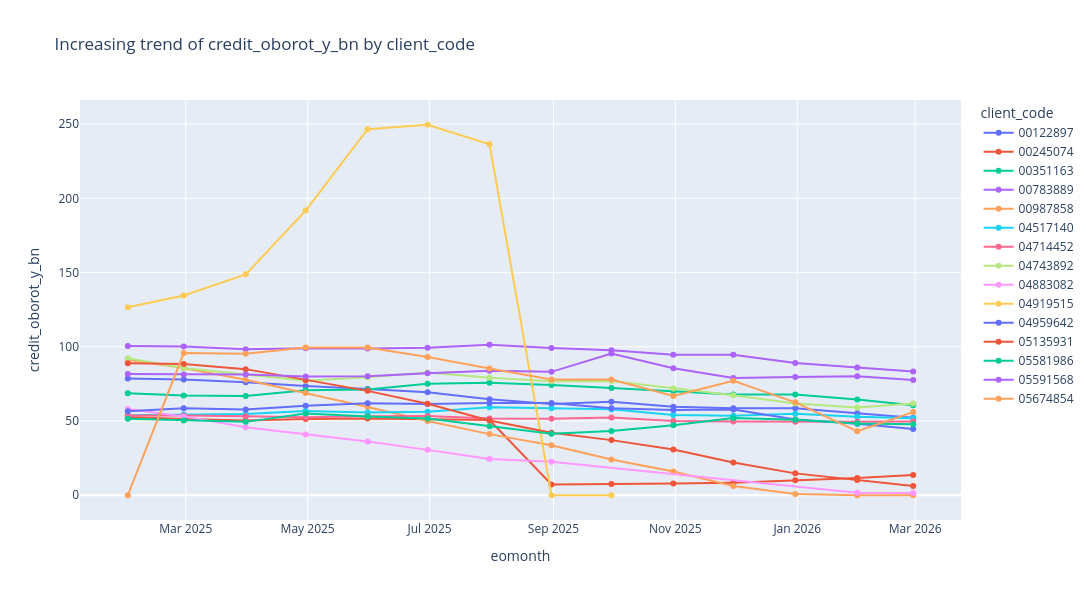

This figure's notebook cell:
### Markdown cell above
# кредитный оборот падает

### Code cell
# sort for clean plotting
plot_df = df_jul.sort_values(['client_code', 'eomonth']).copy()
#plot_df = plot_df[plot_df['eomonth'] <= '2026-02-28'].copy()

# keep only client_code with credit_oborot_y_bn > 50 in at least one eomonth
valid_clients = (
    plot_df.groupby('client_code')['credit_oborot_y_bn']
    .apply(lambda s: (s > 50).any())
)

valid_clients = valid_clients[valid_clients].index

plot_df = plot_df[plot_df['client_code'].isin(valid_clients)]

# find client_code with decreasing trend
deccreasing_clients = []

for client_code, group in plot_df.groupby('client_code'):
    group = group.sort_values('eomonth')
    y = group['credit_oborot_y_bn'].fillna(0).values
    
    # need at least 2 points to calculate a slope
    if len(y) >= 2:
        x = np.arange(len(y))
        slope = np.polyfit(x, y, 1)[0]
        if slope < 0:
            deccreasing_clients.append(client_code)

# keep only increasing-trend clients
plot_df = plot_df[plot_df['client_code'].isin(deccreasing_clients)].copy()

# make sure date column is datetime
plot_df['eomonth'] = pd.to_datetime(plot_df['eomonth'])

# interactive plot
fig = px.line(
    plot_df,
    x='eomonth',
    y='credit_oborot_y_bn',
    color='client_code',
    markers=True,
    title='Increasing trend of credit_oborot_y_bn by client_code',
    hover_data={
        'client_code': True,
        'eomonth': True,
        'credit_oborot_y_bn': ':.2f'
    }
)

fig.update_layout(
    xaxis_title='eomonth',
    yaxis_title='credit_oborot_y_bn',
    hovermode='closest',
    width=1100,
    height=600
)

fig.show()

### Figure 1 — Plotly figure (JSON) as saved in the notebook; plotly's stock layout.template omitted (floating-point values rounded to 4 significant figures)
{"data": [{"customdata": [["00122897"], ["00122897"], ["00122897"], ["00122897"], ["00122897"], ["00122897"], ["00122897"], ["00122897"], ["00122897"], ["00122897"], ["00122897"], ["00122897"], ["00122897"], ["00122897"]], "hovertemplate": "client_code=%{customdata[0]}<br>eomonth=%{x}<br>credit_oborot_y_bn=%{y:.2f}<extra></extra>", "legendgroup": "00122897", "line": {"color": "#636efa", "dash": "solid"}, "marker": {"symbol": "circle"}, "mode": "lines+markers", "name": "00122897", "orientation": "v", "showlegend": true, "type": "scatter", "x": ["2025-01-31T00:00:00.000000", "2025-02-28T00:00:00.000000", "2025-03-31T00:00:00.000000", "2025-04-30T00:00:00.000000", "2025-05-31T00:00:00.000000", "2025-06-30T00:00:00.000000", "2025-07-31T00:00:00.000000", "2025-08-31T00:00:00.000000", "2025-09-30T00:00:00.000000", "2025-10-31T00:00:00.000000", "2025-11-30T00:00:00.000000", "2025-12-31T00:00:00.000000", "2026-01-31T00:00:00.000000", "2026-02-28T00:00:00.000000"], "xaxis": "x", "y": [78.68, 77.98, 76.04, 73.56, 71.52, 69.41, 64.69, 61.43, 62.96, 59.59, 58.63, 58.56, 55.18, 52.27], "yaxis": "y"}, {"customdata": [["00245074"], ["00245074"], ["00245074"], ["00245074"], ["00245074"], ["00245074"], ["00245074"], ["00245074"], ["00245074"], ["00245074"], ["00245074"], ["00245074"], ["00245074"], ["00245074"]], "hovertemplate": "client_code=%{customdata[0]}<br>eomonth=%{x}<br>credit_oborot_y_bn=%{y:.2f}<extra></extra>", "legendgroup": "00245074", "line": {"color": "#EF553B", "dash": "solid"}, "marker": {"symbol": "circle"}, "mode": "lines+markers", "name": "00245074", "orientation": "v", "showlegend": true, "type": "scatter", "x": ["2025-01-31T00:00:00.000000", "2025-02-28T00:00:00.000000", "2025-03-31T00:00:00.000000", "2025-04-30T00:00:00.000000", "2025-05-31T00:00:00.000000", "2025-06-30T00:00:00.000000", "2025-07-31T00:00:00.000000", "2025-08-31T00:00:00.000000", "2025-09-30T00:00:00.000000", "2025-10-31T00:00:00.000000", "2025-11-30T00:00:00.000000", "2025-12-31T00:00:00.000000", "2026-01-31T00:00:00.000000", "2026-02-28T00:00:00.000000"], "xaxis": "x", "y": [52.79, 51.33, 50.37, 51.36, 51.73, 50.97, 50.64, 7.27, 7.5, 7.86, 8.5, 10.16, 11.54, 13.58], "yaxis": "y"}, {"customdata": [["00351163"], ["00351163"], ["00351163"], ["00351163"], ["00351163"], ["00351163"], ["00351163"], ["00351163"], ["00351163"], ["00351163"], ["00351163"], ["00351163"], ["00351163"], ["00351163"]], "hovertemplate": "client_code=%{customdata[0]}<br>eomonth=%{x}<br>credit_oborot_y_bn=%{y:.2f}<extra></extra>", "legendgroup": "00351163", "line": {"color": "#00cc96", "dash": "solid"}, "marker": {"symbol": "circle"}, "mode": "lines+markers", "name": "00351163", "orientation": "v", "showlegend": true, "type": "scatter", "x": ["2025-01-31T00:00:00.000000", "2025-02-28T00:00:00.000000", "2025-03-31T00:00:00.000000", "2025-04-30T00:00:00.000000", "2025-05-31T00:00:00.000000", "2025-06-30T00:00:00.000000", "2025-07-31T00:00:00.000000", "2025-08-31T00:00:00.000000", "2025-09-30T00:00:00.000000", "2025-10-31T00:00:00.000000", "2025-11-30T00:00:00.000000", "2025-12-31T00:00:00.000000", "2026-01-31T00:00:00.000000", "2026-02-28T00:00:00.000000"], "xaxis": "x", "y": [68.64, 67.2, 66.86, 70.78, 71.19, 75.07, 75.71, 74.31, 72.27, 70.08, 67.9, 67.95, 64.45, 60.68], "yaxis": "y"}, {"customdata": [["00783889"], ["00783889"], ["00783889"], ["00783889"], ["00783889"], ["00783889"], ["00783889"], ["00783889"], ["00783889"], ["00783889"], ["00783889"], ["00783889"], ["00783889"], ["00783889"]], "hovertemplate": "client_code=%{customdata[0]}<br>eomonth=%{x}<br>credit_oborot_y_bn=%{y:.2f}<extra></extra>", "legendgroup": "00783889", "line": {"color": "#ab63fa", "dash": "solid"}, "marker": {"symbol": "circle"}, "mode": "lines+markers", "name": "00783889", "orientation": "v", "showlegend": true, "type": "scatter", "x": ["2025-01-31T00:00:00.000000", "2025-02-28T00:00:00.000000", "2025-03-31T00:00:00.000000", "2025-04-30T00:00:00.000000", "2025-05-31T00:00:00.000000", "2025-06-30T00:00:00.000000", "2025-07-31T00:00:00.000000", "2025-08-31T00:00:00.000000", "2025-09-30T00:00:00.000000", "2025-10-31T00:00:00.000000", "2025-11-30T00:00:00.000000", "2025-12-31T00:00:00.000000", "2026-01-31T00:00:00.000000", "2026-02-28T00:00:00.000000"], "xaxis": "x", "y": [100.6, 100.3, 98.28, 99.1, 98.87, 99.34, 101.4, 99.15, 97.72, 94.66, 94.69, 89.14, 85.99, 83.3], "yaxis": "y"}, {"customdata": [["00987858"], ["00987858"], ["00987858"], ["00987858"], ["00987858"], ["00987858"], ["00987858"], ["00987858"], ["00987858"], ["00987858"], ["00987858"], ["00987858"], ["00987858"], ["00987858"]], "hovertemplate": "client_code=%{customdata[0]}<br>eomonth=%{x}<br>credit_oborot_y_bn=%{y:.2f}<extra></extra>", "legendgroup": "00987858", "line": {"color": "#FFA15A", "dash": "solid"}, "marker": {"symbol": "circle"}, "mode": "lines+markers", "name": "00987858", "orientation": "v", "showlegend": true, "type": "scatter", "x": ["2025-01-31T00:00:00.000000", "2025-02-28T00:00:00.000000", "2025-03-31T00:00:00.000000", "2025-04-30T00:00:00.000000", "2025-05-31T00:00:00.000000", "2025-06-30T00:00:00.000000", "2025-07-31T00:00:00.000000", "2025-08-31T00:00:00.000000", "2025-09-30T00:00:00.000000", "2025-10-31T00:00:00.000000", "2025-11-30T00:00:00.000000", "2025-12-31T00:00:00.000000", "2026-01-31T00:00:00.000000", "2026-02-28T00:00:00.000000"], "xaxis": "x", "y": [91.34, 85.76, 77.79, 68.93, 59.51, 49.97, 41.18, 33.74, 24.02, 15.97, 6.25, 0.83, 0.0, 0.0], "yaxis": "y"}, {"customdata": [["04517140"], ["04517140"], ["04517140"], ["04517140"], ["04517140"], ["04517140"], ["04517140"], ["04517140"], ["04517140"], ["04517140"], ["04517140"], ["04517140"], ["04517140"], ["04517140"]], "hovertemplate": "client_code=%{customdata[0]}<br>eomonth=%{x}<br>credit_oborot_y_bn=%{y:.2f}<extra></extra>", "legendgroup": "04517140", "line": {"color": "#19d3f3", "dash": "solid"}, "marker": {"symbol": "circle"}, "mode": "lines+markers", "name": "04517140", "orientation": "v", "showlegend": true, "type": "scatter", "x": ["2025-01-31T00:00:00.000000", "2025-02-28T00:00:00.000000", "2025-03-31T00:00:00.000000", "2025-04-30T00:00:00.000000", "2025-05-31T00:00:00.000000", "2025-06-30T00:00:00.000000", "2025-07-31T00:00:00.000000", "2025-08-31T00:00:00.000000", "2025-09-30T00:00:00.000000", "2025-10-31T00:00:00.000000", "2025-11-30T00:00:00.000000", "2025-12-31T00:00:00.000000", "2026-01-31T00:00:00.000000", "2026-02-28T00:00:00.000000"], "xaxis": "x", "y": [53.82, 54.33, 54.66, 56.72, 55.79, 56.3, 59.25, 58.62, 57.97, 54.07, 53.57, 54.95, 52.94, 51.89], "yaxis": "y"}, {"customdata": [["04714452"], ["04714452"], ["04714452"], ["04714452"], ["04714452"], ["04714452"], ["04714452"], ["04714452"], ["04714452"], ["04714452"], ["04714452"], ["04714452"], ["04714452"], ["04714452"]], "hovertemplate": "client_code=%{customdata[0]}<br>eomonth=%{x}<br>credit_oborot_y_bn=%{y:.2f}<extra></extra>", "legendgroup": "04714452", "line": {"color": "#FF6692", "dash": "solid"}, "marker": {"symbol": "circle"}, "mode": "lines+markers", "name": "04714452", "orientation": "v", "showlegend": true, "type": "scatter", "x": ["2025-01-31T00:00:00.000000", "2025-02-28T00:00:00.000000", "2025-03-31T00:00:00.000000", "2025-04-30T00:00:00.000000", "2025-05-31T00:00:00.000000", "2025-06-30T00:00:00.000000", "2025-07-31T00:00:00.000000", "2025-08-31T00:00:00.000000", "2025-09-30T00:00:00.000000", "2025-10-31T00:00:00.000000", "2025-11-30T00:00:00.000000", "2025-12-31T00:00:00.000000", "2026-01-31T00:00:00.000000", "2026-02-28T00:00:00.000000"], "xaxis": "x", "y": [53.66, 53.78, 53.21, 52.53, 53.24, 53.46, 51.72, 51.49, 52.37, 50.02, 49.71, 49.54, 49.44, 49.73], "yaxis": "y"}, {"customdata": [["04743892"], ["04743892"], ["04743892"], ["04743892"], ["04743892"], ["04743892"], ["04743892"], ["04743892"], ["04743892"], ["04743892"], ["04743892"], ["04743892"], ["04743892"], ["04743892"]], "hovertemplate": "client_code=%{customdata[0]}<br>eomonth=%{x}<br>credit_oborot_y_bn=%{y:.2f}<extra></extra>", "legendgroup": "04743892", "line": {"color": "#B6E880", "dash": "solid"}, "marker": {"symbol": "circle"}, "mode": "lines+markers", "name": "04743892", "orientation": "v", "showlegend": true, "type": "scatter", "x": ["2025-01-31T00:00:00.000000", "2025-02-28T00:00:00.000000", "2025-03-31T00:00:00.000000", "2025-04-30T00:00:00.000000", "2025-05-31T00:00:00.000000", "2025-06-30T00:00:00.000000", "2025-07-31T00:00:00.000000", "2025-08-31T00:00:00.000000", "2025-09-30T00:00:00.000000", "2025-10-31T00:00:00.000000", "2025-11-30T00:00:00.000000", "2025-12-31T00:00:00.000000", "2026-01-31T00:00:00.000000", "2026-02-28T00:00:00.000000"], "xaxis": "x", "y": [92.32, 85.71, 81.29, 77.18, 79.41, 82.69, 79.16, 76.72, 76.88, 71.92, 67.38, 61.88, 59.13, 61.8], "yaxis": "y"}, {"customdata": [["04883082"], ["04883082"], ["04883082"], ["04883082"], ["04883082"], ["04883082"], ["04883082"], ["04883082"], ["04883082"], ["04883082"]], "hovertemplate": "client_code=%{customdata[0]}<br>eomonth=%{x}<br>credit_oborot_y_bn=%{y:.2f}<extra></extra>", "legendgroup": "04883082", "line": {"color": "#FF97FF", "dash": "solid"}, "marker": {"symbol": "circle"}, "mode": "lines+markers", "name": "04883082", "orientation": "v", "showlegend": true, "type": "scatter", "x": ["2025-01-31T00:00:00.000000", "2025-02-28T00:00:00.000000", "2025-03-31T00:00:00.000000", "2025-04-30T00:00:00.000000", "2025-05-31T00:00:00.000000", "2025-06-30T00:00:00.000000", "2025-07-31T00:00:00.000000", "2025-08-31T00:00:00.000000", "2026-01-31T00:00:00.000000", "2026-02-28T00:00:00.000000"], "xaxis": "x", "y": [58.17, 53.12, 45.76, 40.85, 36.21, 30.57, 24.48, 22.61, 1.73, 1.55], "yaxis": "y"}, {"customdata": [["04919515"], ["04919515"], ["04919515"], ["04919515"], ["04919515"], ["04919515"], ["04919515"], ["04919515"], ["04919515"]], "hovertemplate": "client_code=%{customdata[0]}<br>eomonth=%{x}<br>credit_oborot_y_bn=%{y:.2f}<extra></extra>", "legendgroup": "04919515", "line": {"color": "#FECB52", "dash": "solid"}, "marker": {"symbol": "circle"}, "mode": "lines+markers", "name": "04919515", "orientation": "v", "showlegend": true, "type": "scatter", "x": ["2025-01-31T00:00:00.000000", "2025-02-28T00:00:00.000000", "2025-03-31T00:00:00.000000", "2025-04-30T00:00:00.000000", "2025-05-31T00:00:00.000000", "2025-06-30T00:00:00.000000", "2025-07-31T00:00:00.000000", "2025-08-31T00:00:00.000000", "2025-09-30T00:00:00.000000"], "xaxis": "x", "y": [126.7, 134.6, 148.8, 191.8, 246.6, 249.6, 236.4, 0.0, 0.0], "yaxis": "y"}, {"customdata": [["04959642"], ["04959642"], ["04959642"], ["04959642"], ["04959642"], ["04959642"], ["04959642"], ["04959642"], ["04959642"], ["04959642"], ["04959642"], ["04959642"], ["04959642"], ["04959642"]], "hovertemplate": "client_code=%{customdata[0]}<br>eomonth=%{x}<br>credit_oborot_y_bn=%{y:.2f}<extra></extra>", "legendgroup": "04959642", "line": {"color": "#636efa", "dash": "solid"}, "marker": {"symbol": "circle"}, "mode": "lines+markers", "name": "04959642", "orientation": "v", "showlegend": true, "type": "scatter", "x": ["2025-01-31T00:00:00.000000", "2025-02-28T00:00:00.000000", "2025-03-31T00:00:00.000000", "2025-04-30T00:00:00.000000", "2025-05-31T00:00:00.000000", "2025-06-30T00:00:00.000000", "2025-07-31T00:00:00.000000", "2025-08-31T00:00:00.000000", "2025-09-30T00:00:00.000000", "2025-10-31T00:00:00.000000", "2025-11-30T00:00:00.000000", "2025-12-31T00:00:00.000000", "2026-01-31T00:00:00.000000", "2026-02-28T00:00:00.000000"], "xaxis": "x", "y": [56.59, 58.55, 57.82, 60.3, 61.98, 61.44, 62.14, 62.15, 58.69, 57.51, 57.8, 51.08, 48.1, 44.58], "yaxis": "y"}, {"customdata": [["05135931"], ["05135931"], ["05135931"], ["05135931"], ["05135931"], ["05135931"], ["05135931"], ["05135931"], ["05135931"], ["05135931"], ["05135931"], ["05135931"], ["05135931"], ["05135931"]], "hovertemplate": "client_code=%{customdata[0]}<br>eomonth=%{x}<br>credit_oborot_y_bn=%{y:.2f}<extra></extra>", "legendgroup": "05135931", "line": {"color": "#EF553B", "dash": "solid"}, "marker": {"symbol": "circle"}, "mode": "lines+markers", "name": "05135931", "orientation": "v", "showlegend": true, "type": "scatter", "x": ["2025-01-31T00:00:00.000000", "2025-02-28T00:00:00.000000", "2025-03-31T00:00:00.000000", "2025-04-30T00:00:00.000000", "2025-05-31T00:00:00.000000", "2025-06-30T00:00:00.000000", "2025-07-31T00:00:00.000000", "2025-08-31T00:00:00.000000", "2025-09-30T00:00:00.000000", "2025-10-31T00:00:00.000000", "2025-11-30T00:00:00.000000", "2025-12-31T00:00:00.000000", "2026-01-31T00:00:00.000000", "2026-02-28T00:00:00.000000"], "xaxis": "x", "y": [88.85, 88.34, 84.95, 77.55, 70.32, 61.64, 50.3, 42.16, 37.14, 30.83, 22.08, 14.74, 10.32, 6.18], "yaxis": "y"}, {"customdata": [["05581986"], ["05581986"], ["05581986"], ["05581986"], ["05581986"], ["05581986"], ["05581986"], ["05581986"], ["05581986"], ["05581986"], ["05581986"], ["05581986"], ["05581986"], ["05581986"]], "hovertemplate": "client_code=%{customdata[0]}<br>eomonth=%{x}<br>credit_oborot_y_bn=%{y:.2f}<extra></extra>", "legendgroup": "05581986", "line": {"color": "#00cc96", "dash": "solid"}, "marker": {"symbol": "circle"}, "mode": "lines+markers", "name": "05581986", "orientation": "v", "showlegend": true, "type": "scatter", "x": ["2025-01-31T00:00:00.000000", "2025-02-28T00:00:00.000000", "2025-03-31T00:00:00.000000", "2025-04-30T00:00:00.000000", "2025-05-31T00:00:00.000000", "2025-06-30T00:00:00.000000", "2025-07-31T00:00:00.000000", "2025-08-31T00:00:00.000000", "2025-09-30T00:00:00.000000", "2025-10-31T00:00:00.000000", "2025-11-30T00:00:00.000000", "2025-12-31T00:00:00.000000", "2026-01-31T00:00:00.000000", "2026-02-28T00:00:00.000000"], "xaxis": "x", "y": [51.52, 50.42, 49.43, 55.13, 53.0, 51.75, 46.5, 41.44, 43.27, 47.22, 51.99, 50.83, 48.36, 47.91], "yaxis": "y"}, {"customdata": [["05591568"], ["05591568"], ["05591568"], ["05591568"], ["05591568"], ["05591568"], ["05591568"], ["05591568"], ["05591568"], ["05591568"], ["05591568"], ["05591568"], ["05591568"], ["05591568"]], "hovertemplate": "client_code=%{customdata[0]}<br>eomonth=%{x}<br>credit_oborot_y_bn=%{y:.2f}<extra></extra>", "legendgroup": "05591568", "line": {"color": "#ab63fa", "dash": "solid"}, "marker": {"symbol": "circle"}, "mode": "lines+markers", "name": "05591568", "orientation": "v", "showlegend": true, "type": "scatter", "x": ["2025-01-31T00:00:00.000000", "2025-02-28T00:00:00.000000", "2025-03-31T00:00:00.000000", "2025-04-30T00:00:00.000000", "2025-05-31T00:00:00.000000", "2025-06-30T00:00:00.000000", "2025-07-31T00:00:00.000000", "2025-08-31T00:00:00.000000", "2025-09-30T00:00:00.000000", "2025-10-31T00:00:00.000000", "2025-11-30T00:00:00.000000", "2025-12-31T00:00:00.000000", "2026-01-31T00:00:00.000000", "2026-02-28T00:00:00.000000"], "xaxis": "x", "y": [81.67, 81.28, 81.35, 80.05, 80.15, 82.11, 83.89, 83.12, 95.44, 85.5, 79.01, 79.59, 80.23, 77.61], "yaxis": "y"}, {"customdata": [["05674854"], ["05674854"], ["05674854"], ["05674854"], ["05674854"], ["05674854"], ["05674854"], ["05674854"], ["05674854"], ["05674854"], ["05674854"], ["05674854"], ["05674854"], ["05674854"]], "hovertemplate": "client_code=%{customdata[0]}<br>eomonth=%{x}<br>credit_oborot_y_bn=%{y:.2f}<extra></extra>", "legendgroup": "05674854", "line": {"color": "#FFA15A", "dash": "solid"}, "marker": {"symbol": "circle"}, "mode": "lines+markers", "name": "05674854", "orientation": "v", "showlegend": true, "type": "scatter", "x": ["2025-01-31T00:00:00.000000", "2025-02-28T00:00:00.000000", "2025-03-31T00:00:00.000000", "2025-04-30T00:00:00.000000", "2025-05-31T00:00:00.000000", "2025-06-30T00:00:00.000000", "2025-07-31T00:00:00.000000", "2025-08-31T00:00:00.000000", "2025-09-30T00:00:00.000000", "2025-10-31T00:00:00.000000", "2025-11-30T00:00:00.000000", "2025-12-31T00:00:00.000000", "2026-01-31T00:00:00.000000", "2026-02-28T00:00:00.000000"], "xaxis": "x", "y": [0.0, 95.78, 95.33, 99.48, 99.46, 93.17, 85.43, 78.02, 77.97, 66.92, 77.08, 62.6, 43.14, 56.02], "yaxis": "y"}], "layout": {"height": 600, "hovermode": "closest", "legend": {"title": {"text": "client_code"}, "tracegroupgap": 0}, "title": {"text": "Increasing trend of credit_oborot_y_bn by client_code"}, "width": 1100, "xaxis": {"anchor": "y", "domain": [0, 1], "title": {"text": "eomonth"}}, "yaxis": {"anchor": "x", "domain": [0, 1], "title": {"text": "credit_oborot_y_bn"}}}}
